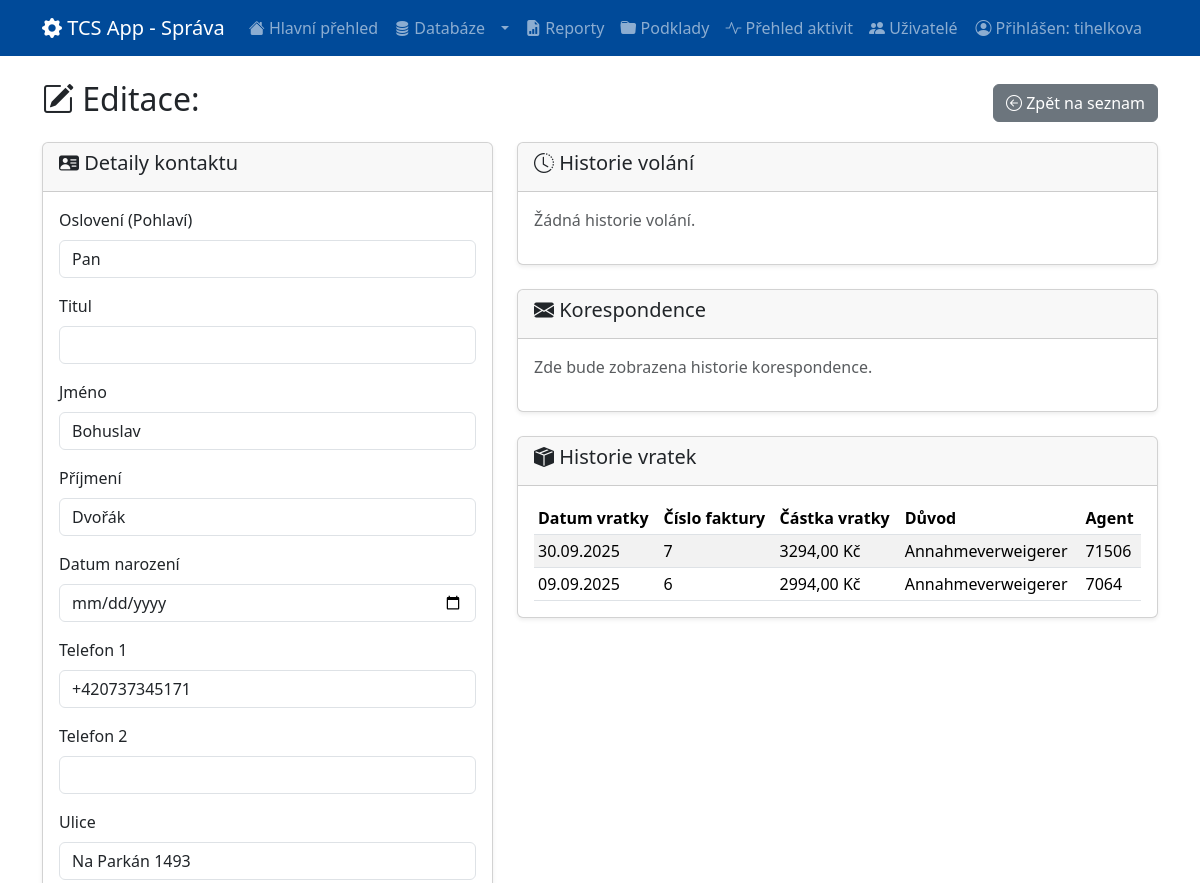
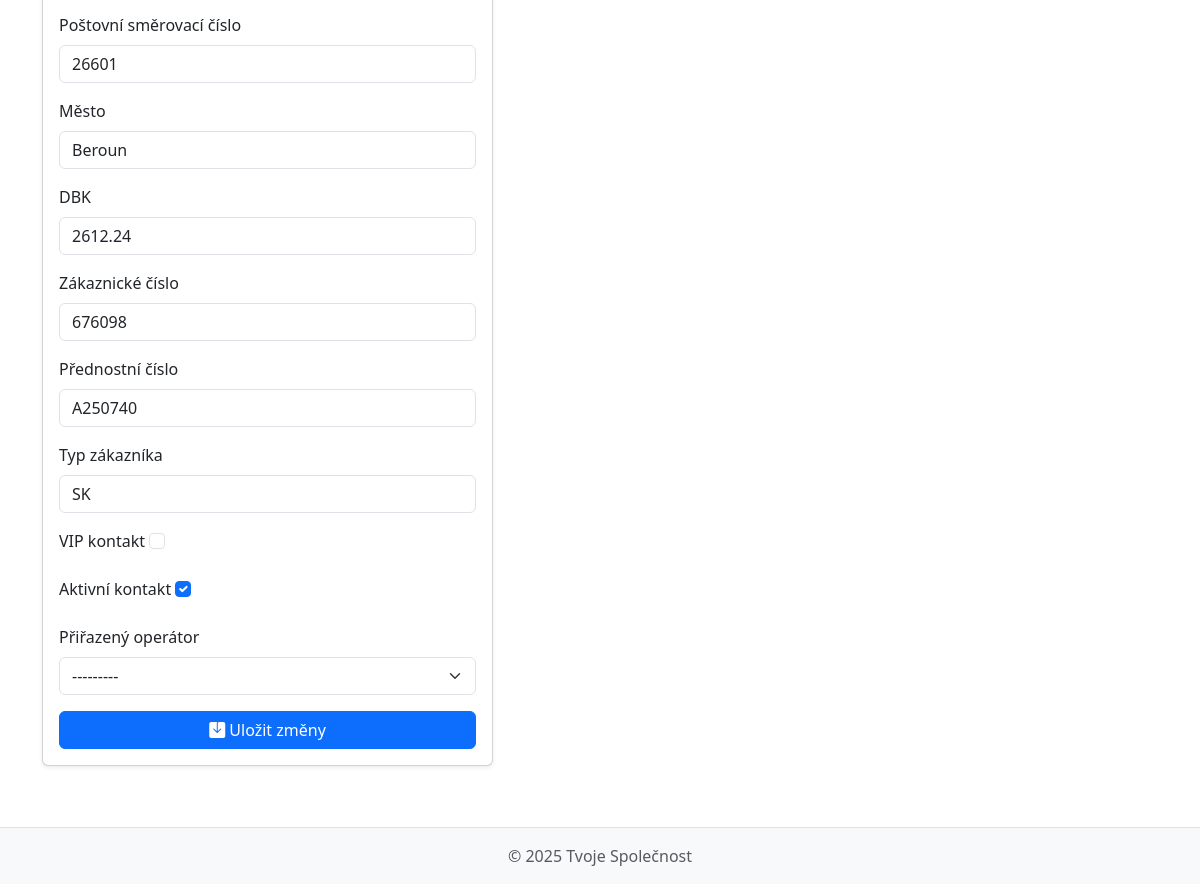
The app's page /sprava/kontakt/107/ (signed in) with its own data (2 pictures, top to bottom).
### sprava/models.py (models this page shows)
class CustomUser(AbstractUser):
    first_name = models.CharField(max_length=150, blank=False, verbose_name='Jméno')
    last_name = models.CharField(max_length=150, blank=False, verbose_name='Příjmení')
    email = models.EmailField(unique=True, null=True, blank=True, verbose_name='E-mail')
    kod_operatora = models.CharField(max_length=50, unique=True, blank=False, verbose_name="Kód operátora")
    telefonni_cislo = models.CharField(max_length=20, blank=False, verbose_name="Telefonní číslo")
    uvazek_hodiny = models.PositiveIntegerField(blank=False, verbose_name="Úvazek (v hodinách)")
    datum_narozeni = models.DateField(null=True, blank=True, verbose_name="Datum narození")
    svatek = models.DateField(null=True, blank=True, verbose_name="Svátek")
    history = HistoricalRecords()
    def __str__(self):
        return f"{self.first_name} {self.last_name} ({self.username})"
    REQUIRED_FIELDS = ['first_name', 'last_name', 'email', 'kod_operatora', 'telefonni_cislo', 'uvazek_hodiny']

### contacts/models.py (models this page shows, shortened)
class Kontakt(models.Model):
    info_2 = models.CharField(max_length=50, blank=True,  null=True, db_index=True, unique=True, verbose_name="Zákaznické číslo")
    info_3 = models.CharField(max_length=50, blank=True, default='', db_index=True, verbose_name="Přednostní číslo")
    ansprache = models.CharField(max_length=20, blank=True, default='', verbose_name="Oslovení (Pohlaví)")
    titel = models.CharField(max_length=20, blank=True, default='', verbose_name="Titul")
    vorname = models.CharField(max_length=100, blank=True, default='', verbose_name="Jméno")
    nachname = models.CharField(max_length=100, blank=True, default='', db_index=True, verbose_name="Příjmení")
    dlbs = models.CharField(max_length=50, blank=True, default='', verbose_name="Poslední objednávka")
    info_1 = models.CharField(max_length=50, blank=True, default='', verbose_name="DBK")
    telefon1 = models.CharField(max_length=30, blank=True, default='', db_index=True, verbose_name="Telefon 1")
    telefon2 = models.CharField(max_length=30, blank=True, default='', verbose_name="Telefon 2")
    geburtsdatum = models.DateField(null=True, blank=True, verbose_name="Datum narození")
    datum_letztkontakt = models.CharField(max_length=20, blank=True, default='', verbose_name="Poslední kontakt")
    tlm_kampagne_2_zielprodukt = models.CharField(max_length=100, blank=True, default='', verbose_name="Kampaň")
    strasse = models.CharField(max_length=100, blank=True, default='', verbose_name="Ulice")
    ort = models.CharField(max_length=100, blank=True, default='', verbose_name="Město")
    plz = models.CharField(max_length=20, blank=True, default='', verbose_name="Poštovní směrovací číslo")
    recency = models.CharField(max_length=20, blank=True, default='', verbose_name="Typ zákazníka")
    vip = models.BooleanField(default=False, verbose_name="VIP kontakt")
    vip_pridano = models.DateTimeField(null=True, blank=True, verbose_name="Do VIP přidáno dne")
    vip_poznamka = models.TextField(blank=True, default='', verbose_name="Interní poznámka k VIP")
    trvale_blokovan = models.BooleanField(default=False, verbose_name="Trvale blokovaný kontakt")
    nedovolano_pocet = models.PositiveIntegerField(default=0, verbose_name="Počet pokusů Nedovoláno")
    nedovolano_v_rade = models.PositiveIntegerField(default=0, verbose_name="Počet 'Nedovoláno' v řadě")
    odlozeny_nedovolano_pokusy = models.PositiveIntegerField(default=0, verbose_name="Počet pokusů Nedovoláno (odložené)")
    blokace_do = models.DateTimeField(null=True, blank=True, verbose_name="Blokace do")
    aktivni = models.BooleanField(default=True, verbose_name="Aktivní kontakt")
    assigned_operator = models.ForeignKey(
        settings.AUTH_USER_MODEL,
        null=True,
        blank=True,
        on_delete=models.SET_NULL,
        related_name="assigned_contacts",
        verbose_name="Přiřazený operátor",
    )
    updated_at = models.DateTimeField(auto_now=True, verbose_name="Poslední aktualizace")
    datum_prirazeni = models.DateTimeField(
        null=True,
        blank=True,
        verbose_name="Datum posledního přiřazení"
    )
    deaktivovan_do = models.DateField(null=True, blank=True, verbose_name="Deaktivován do")
    class Meta:
        verbose_name = "Kontakt"
        verbose_name_plural = "Kontakty"

class Vratka(models.Model):
    kontakt = models.ForeignKey(Kontakt, on_delete=models.CASCADE, related_name='vratky', verbose_name="Kontakt")
    datum_vratky = models.DateField(verbose_name="Datum vrácení")
    duvod = models.CharField(max_length=255, verbose_name="Důvod vrácení", blank=True, default='')
    datum_importu = models.DateTimeField(auto_now_add=True, verbose_name="Datum importu")
    agent = models.CharField(max_length=100, blank=True, default='', verbose_name="Agent")
    cislo_faktury = models.CharField(max_length=100, blank=True, default='', verbose_name="Číslo faktury")
    datum_faktury = models.DateField(blank=True, null=True, verbose_name="Datum faktury")
    castka_faktury = models.DecimalField(max_digits=10, decimal_places=2, blank=True, null=True, verbose_name="Částka faktury")
    castka_vratky = models.DecimalField(max_digits=10, decimal_places=2, blank=True, null=True, verbose_name="Částka vratky")
    class Meta:
        verbose_name = "Vratka"
        verbose_name_plural = "Vratky"
        ordering = ['-datum_vratky']

### sprava/views.py (the view)
# urls.py: path('kontakt/<int:kontakt_id>/', views.kontakt_detail, name='kontakt_detail'),
@login_required
@user_passes_test(is_admin)
def kontakt_detail(request, kontakt_id):
    kontakt = get_object_or_404(Kontakt, pk=kontakt_id)
    historie = Historie.objects.filter(kontakt=kontakt).select_related('operator').order_by('-datum_cas')
    vratky = Vratka.objects.filter(kontakt=kontakt).order_by('-datum_vratky')
    if request.method == 'POST':
        form = KontaktEditForm(request.POST, instance=kontakt)
        if form.is_valid():
            form.save()
            messages.success(request, 'Údaje o kontaktu byly úspěšně aktualizovány.')
            return redirect('sprava:kontakt_detail', kontakt_id=kontakt.id)
    else:
        form = KontaktEditForm(instance=kontakt)
    context = {
        'kontakt': kontakt,
        'historie': historie,
        'form': form,
        'vratky': vratky,
    }
    return render(request, 'sprava/kontakt_detail.html', context)

### sprava/views.py (called while the page is built)
def is_admin(user):
    return user.is_authenticated and user.is_staff

### templates/sprava/kontakt_detail.html (shortened to what this page needs)
{% extends "sprava/base.html" %}
{% block content %}
<div class="d-flex justify-content-between align-items-center mb-3">
    <h2><i class="bi bi-pencil-square"></i> Editace: {{ kontakt.get_full_name }}</h2>
    <a href="{% url 'sprava:contacts_list' %}" class="btn btn-secondary"><i class="bi bi-arrow-left-circle"></i> Zpět na seznam</a>
</div>
<div class="row g-4">
  <div class="col-lg-5">
    <div class="card shadow-sm">
      <div class="card-header">
        <h5><i class="bi bi-person-vcard-fill"></i> Detaily kontaktu</h5>
      </div>
      <div class="card-body">
        <form method="post">
          {% for field in form %}
            <div class="mb-3">
              <label for="{{ field.id_for_label }}" class="form-label">{{ field.label }}</label>
              {{ field }}
            </div>
          {% endfor %}
          <button type="submit" class="btn btn-primary w-100"><i class="bi bi-save-fill"></i> Uložit změny</button>
        </form>
      </div>
    </div>
  </div>
  <div class="col-lg-7">
    <div class="card shadow-sm mb-4">
      <div class="card-header">
        <h5><i class="bi bi-clock-history"></i> Historie volání</h5>
      </div>
      <div class="card-body" style="max-height: 400px; overflow-y: auto;">
        {% for h in historie %}
          <div class="border-bottom pb-2 mb-2">
            <p class="mb-1">
              <strong><i class="bi bi-person-fill"></i> {{ h.operator.get_full_name|default:h.operator.username }}</strong>
              <small class="text-muted float-end">{{ h.datum_cas|date:"d.m.Y H:i" }}</small>
            </p>
            <p class="mb-0 ps-3">{{ h.poznamka|linebreaksbr }}</p>
          </div>
        {% empty %}
          <p class="text-muted">Žádná historie volání.</p>
        {% endfor %}
      </div>
    </div>
    <div class="card shadow-sm mb-4">
        <div class="card-header">
          <h5><i class="bi bi-envelope-fill"></i> Korespondence</h5>
        </div>
        <div class="card-body">
          <p class="text-muted">Zde bude zobrazena historie korespondence.</p>
        </div>
    </div>
    <div class="card shadow-sm">
        <div class="card-header">
          <h5><i class="bi bi-box-seam-fill"></i> Historie vratek</h5>
        </div>
        <div class="card-body">
            <div class="table-responsive">
                <table class="table table-striped table-hover table-sm mb-0">
                    <thead>
                        <tr>
                            <th>Datum vratky</th>
                            <th>Číslo faktury</th>
                            <th>Částka vratky</th>
                            <th>Důvod</th>
                            <th>Agent</th>
                        </tr>
                    </thead>
                    <tbody>
                        {% for vratka in vratky %}
                        <tr>
                            <td>{{ vratka.datum_vratky|date:"d.m.Y" }}</td>
                            <td>{{ vratka.cislo_faktury|default:"-" }}</td>
                            <td>{{ vratka.castka_vratky }} Kč</td>
                            <td>{{ vratka.duvod|default:"-" }}</td>
                            <td>{{ vratka.agent|default:"-" }}</td>
                        </tr>
                        {% empty %}
                        <tr>
                            <td colspan="5" class="text-center text-muted">Tento kontakt nemá žádné vratky.</td>
                        </tr>
                        {% endfor %}
                    </tbody>
                </table>
            </div>
        </div>
    </div>
  </div>
</div>
{% endblock %}

### templates/sprava/base.html (shortened to what this page needs)
{% load static %}
<!DOCTYPE html>
<html lang="cs">
<head>
    <link href="https://cdn.jsdelivr.net/npm/bootstrap@5.3.2/dist/css/bootstrap.min.css" rel="stylesheet">
    <link rel="stylesheet" href="https://cdn.jsdelivr.net/npm/bootstrap-icons@1.11.1/font/bootstrap-icons.css">
    <link rel="stylesheet" href="https://cdn.jsdelivr.net/npm/flatpickr/dist/flatpickr.min.css">
</head>
<body>
    <nav class="navbar navbar-expand-lg navbar-dark" style="background-color: #004a99;">
        <div class="container">
            <a class="navbar-brand" href="{% url 'sprava:sprava_dashboard' %}">
                <i class="bi bi-gear-fill"></i> TCS App - Správa
            </a>
            <div class="collapse navbar-collapse" id="navbarNav">
                <ul class="navbar-nav me-auto mb-2 mb-lg-0">
                    <li class="nav-item">
                        <a class="nav-link {% if request.resolver_match.url_name == 'sprava_dashboard' %}active{% endif %}" href="{% url 'sprava:sprava_dashboard' %}">
                            <i class="bi bi-house-fill"></i> Hlavní přehled
                        </a>
                    </li>
                    <li class="nav-item dropdown">
                        <div class="nav-link d-flex p-0">
                            <a class="nav-link {% if 'databaze_overview' in request.resolver_match.url_name %}active{% endif %}" href="{% url 'sprava:databaze_overview' %}">
                                <i class="bi bi-database-fill"></i> Databáze
                            </a>
                            <a class="nav-link dropdown-toggle dropdown-toggle-split " href="#" data-bs-toggle="dropdown" aria-expanded="false">
                            </a>
                        </div>
                    </li>
                    <li class="nav-item">
                        <a class="nav-link {% if 'reporty' in request.resolver_match.url_name %}active{% endif %}" href="{% url 'sprava:reporty_overview' %}">
                            <i class="bi bi-file-earmark-bar-graph-fill"></i> Reporty
                        </a>
                    </li>
                    <li class="nav-item">
                        <a class="nav-link {% if 'podklady' in request.resolver_match.url_name %}active{% endif %}" href="{% url 'sprava:podklady_overview' %}">
                            <i class="bi bi-folder-fill"></i> Podklady
                        </a>
                    </li>
                    <li class="nav-item">
                        <a class="nav-link {% if 'aktivity' in request.resolver_match.url_name %}active{% endif %}" href="{% url 'sprava:aktivity_overview' %}">
                            <i class="bi bi-activity"></i> Přehled aktivit
                        </a>
                    </li>
                    <li class="nav-item">
                        <a class="nav-link {% if 'uzivatele' in request.resolver_match.url_name %}active{% endif %}" href="{% url 'sprava:sprava_uzivatele_overview' %}">
                            <i class="bi bi-people-fill"></i> Uživatelé
                        </a>
                    </li>
                </ul>
                <ul class="navbar-nav">
                    {% if user.is_authenticated %}
                        <li class="nav-item">
                            <span class="navbar-text me-3">
                                <i class="bi bi-person-circle"></i> Přihlášen: {{ user.username }}
                            </span>
                        </li>
                    {% endif %}
                </ul>
            </div>
        </div>
    </nav>
    <main class="container mt-4 mb-5">
        {% block content %}{% endblock %}
    </main>
    <footer class="footer mt-auto py-3 bg-light fixed-bottom border-top">
        <div class="container text-center">
            <span class="text-muted">© {% now "Y" %} Tvoje Společnost</span>
        </div>
    </footer>
</body>
</html>

### templates/sprava/base.html (style rules this page uses)
body { padding-bottom: 70px; }

### records on screen
CustomUser: username "tihelkova"
Kontakt: form "Pan" "Bohuslav" "Dvořák" "+420737345171" "Na Parkán 1493" "26601" "Beroun" "2612.24" "676098" "A250740" "SK" "☑" "---------"
Vratka: datum_vratky "30.09.2025", cislo_faktury "7", castka_vratky "3294,00", duvod "Annahmeverweigerer", agent "71506"
Vratka: datum_vratky "09.09.2025", cislo_faktury "6", castka_vratky "2994,00", duvod "Annahmeverweigerer", agent "7064"

### other values on screen
{{ field.label }} "Oslovení (Pohlaví)" "Titul" "Jméno" "Příjmení" "Datum narození" "Telefon 1" "Telefon 2" "Ulice" "Poštovní směrovací číslo" "Město" "DBK" "Zákaznické číslo" "Přednostní číslo" "Typ zákazníka" "VIP kontakt" "Aktivní kontakt" "Přiřazený operátor"
